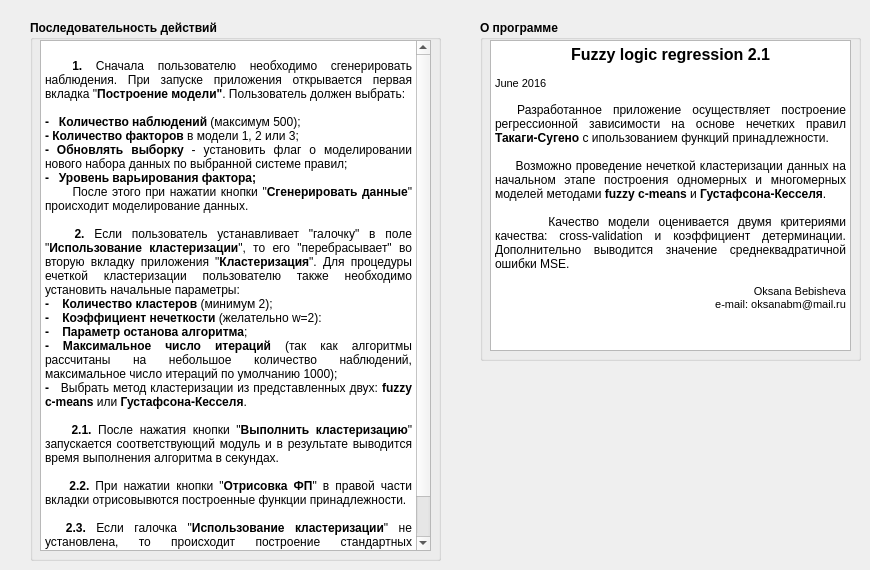
    <widget class="QWidget" name="tab_3">
     <attribute name="title">
      <string>Дополнительная информация</string>
     </attribute>
     <widget class="QGroupBox" name="groupBox_6">
      <property name="geometry">
       <rect>
        <x>30</x>
        <y>20</y>
        <width>411</width>
        <height>541</height>
       </rect>
      </property>
      <property name="font">
       <font>
        <pointsize>9</pointsize>
        <weight>75</weight>
        <bold>true</bold>
       </font>
      </property>
      <property name="title">
       <string>Последовательность действий</string>
      </property>
      <widget class="QTextBrowser" name="textBrowser_2">
       <property name="geometry">
        <rect>
         <x>10</x>
         <y>20</y>
         <width>391</width>
         <height>511</height>
        </rect>
       </property>
       <property name="html">
        <string>&lt;!DOCTYPE HTML PUBLIC &quot;-//W3C//DTD HTML 4.0//EN&quot; &quot;http://www.w3.org/TR/REC-html40/strict.dtd&quot;&gt;
&lt;html&gt;&lt;head&gt;&lt;meta name=&quot;qrichtext&quot; content=&quot;1&quot; /&gt;&lt;style type=&quot;text/css&quot;&gt;
p, li { white-space: pre-wrap; }
&lt;/style&gt;&lt;/head&gt;&lt;body style=&quot; font-family:'MS Shell Dlg 2'; font-size:9pt; font-weight:600; font-style:normal;&quot;&gt;
&lt;p align=&quot;right&quot; style=&quot;-qt-paragraph-type:empty; margin-top:0px; margin-bottom:0px; margin-left:0px; margin-right:0px; -qt-block-indent:0; text-indent:0px;&quot;&gt;&lt;br /&gt;&lt;/p&gt;
&lt;p align=&quot;justify&quot; style=&quot; margin-top:0px; margin-bottom:0px; margin-left:0px; margin-right:0px; -qt-block-indent:0; text-indent:0px;&quot;&gt;  1. &lt;span style=&quot; font-weight:400;&quot;&gt;Сначала пользователю необходимо сгенерировать наблюдения. При запуске приложения открывается первая вкладка &amp;quot;&lt;/span&gt;Построение модели&amp;quot;&lt;span style=&quot; font-weight:400;&quot;&gt;. Пользователь должен выбрать:&lt;/span&gt;&lt;/p&gt;
&lt;p align=&quot;justify&quot; style=&quot;-qt-paragraph-type:empty; margin-top:0px; margin-bottom:0px; margin-left:0px; margin-right:0px; -qt-block-indent:0; text-indent:0px;&quot;&gt;&lt;br /&gt;&lt;/p&gt;
&lt;p align=&quot;justify&quot; style=&quot; margin-top:0px; margin-bottom:0px; margin-left:0px; margin-right:0px; -qt-block-indent:0; text-indent:0px;&quot;&gt;-   Количество наблюдений&lt;span style=&quot; font-weight:400;&quot;&gt; (максимум 500);&lt;/span&gt;&lt;/p&gt;
&lt;p align=&quot;justify&quot; style=&quot; margin-top:0px; margin-bottom:0px; margin-left:0px; margin-right:0px; -qt-block-indent:0; text-indent:0px;&quot;&gt;- Количество факторов&lt;span style=&quot; font-weight:400;&quot;&gt; в модели 1, 2 или 3;&lt;/span&gt;&lt;/p&gt;
&lt;p align=&quot;justify&quot; style=&quot; margin-top:0px; margin-bottom:0px; margin-left:0px; margin-right:0px; -qt-block-indent:0; text-indent:0px;&quot;&gt;- Обновлять выборку &lt;span style=&quot; font-weight:400;&quot;&gt;- установить флаг о моделировании нового набора данных по выбранной системе правил;&lt;/span&gt;&lt;/p&gt;
&lt;p align=&quot;justify&quot; style=&quot; margin-top:0px; margin-bottom:0px; margin-left:0px; margin-right:0px; -qt-block-indent:0; text-indent:0px;&quot;&gt;-   Уровень варьирования фактора;&lt;/p&gt;
&lt;p align=&quot;justify&quot; style=&quot; margin-top:0px; margin-bottom:0px; margin-left:0px; margin-right:0px; -qt-block-indent:0; text-indent:0px;&quot;&gt;      &lt;span style=&quot; font-weight:400;&quot;&gt;После этого при нажатии кнопки &amp;quot;&lt;/span&gt;Сгенерировать данные&lt;span style=&quot; font-weight:400;&quot;&gt;&amp;quot; происходит моделирование данных.&lt;/span&gt;&lt;/p&gt;
&lt;p align=&quot;justify&quot; style=&quot;-qt-paragraph-type:empty; margin-top:0px; margin-bottom:0px; margin-left:0px; margin-right:0px; -qt-block-indent:0; text-indent:0px;&quot;&gt;&lt;br /&gt;&lt;/p&gt;
&lt;p align=&quot;justify&quot; style=&quot; margin-top:0px; margin-bottom:0px; margin-left:0px; margin-right:0px; -qt-block-indent:0; text-indent:0px;&quot;&gt;   2. &lt;span style=&quot; font-weight:400;&quot;&gt;Если пользователь устанавливает &amp;quot;галочку&amp;quot; в поле &amp;quot;&lt;/span&gt;Использование кластеризации&lt;span style=&quot; font-weight:400;&quot;&gt;&amp;quot;, то его &amp;quot;перебрасывает&amp;quot; во вторую вкладку приложения &amp;quot;&lt;/span&gt;Кластеризация&lt;span style=&quot; font-weight:400;&quot;&gt;&amp;quot;. Для процедуры ечеткой кластеризации пользователю также необходимо установить начальные параметры:&lt;/span&gt;&lt;/p&gt;
&lt;p align=&quot;justify&quot; style=&quot; margin-top:0px; margin-bottom:0px; margin-left:0px; margin-right:0px; -qt-block-indent:0; text-indent:0px;&quot;&gt;-    Количество кластеров &lt;span style=&quot; font-weight:400;&quot;&gt;(минимум 2);&lt;/span&gt;&lt;/p&gt;
&lt;p align=&quot;justify&quot; style=&quot; margin-top:0px; margin-bottom:0px; margin-left:0px; margin-right:0px; -qt-block-indent:0; text-indent:0px;&quot;&gt;-    Коэффициент нечеткости&lt;span style=&quot; font-weight:400;&quot;&gt; (желательно w=2):&lt;/span&gt;&lt;/p&gt;
&lt;p align=&quot;justify&quot; style=&quot; margin-top:0px; margin-bottom:0px; margin-left:0px; margin-right:0px; -qt-block-indent:0; text-indent:0px;&quot;&gt;-    Параметр останова алгоритма&lt;span style=&quot; font-weight:400;&quot;&gt;;&lt;/span&gt;&lt;/p&gt;
&lt;p align=&quot;justify&quot; style=&quot; margin-top:0px; margin-bottom:0px; margin-left:0px; margin-right:0px; -qt-block-indent:0; text-indent:0px;&quot;&gt;- Максимальное число итераций &lt;span style=&quot; font-weight:400;&quot;&gt;(так как алгоритмы рассчитаны на небольшое количество наблюдений, максимальное число итераций по умолчанию 1000);&lt;/span&gt;&lt;/p&gt;
&lt;p align=&quot;justify&quot; style=&quot; margin-top:0px; margin-bottom:0px; margin-left:0px; margin-right:0px; -qt-block-indent:0; text-indent:0px;&quot;&gt;-   &lt;span style=&quot; font-weight:400;&quot;&gt;Выбрать метод кластеризации из представленных двух:&lt;/span&gt; fuzzy c-means &lt;span style=&quot; font-weight:400;&quot;&gt;или&lt;/span&gt; Густафсона-Кесселя&lt;span style=&quot; font-weight:400;&quot;&gt;.&lt;/span&gt;&lt;/p&gt;
&lt;p align=&quot;justify&quot; style=&quot;-qt-paragraph-type:empty; margin-top:0px; margin-bottom:0px; margin-left:0px; margin-right:0px; -qt-block-indent:0; text-indent:0px;&quot;&gt;&lt;br /&gt;&lt;/p&gt;
&lt;p align=&quot;justify&quot; style=&quot; margin-top:0px; margin-bottom:0px; margin-left:0px; margin-right:0px; -qt-block-indent:0; text-indent:0px;&quot;&gt;    2.1. &lt;span style=&quot; font-weight:400;&quot;&gt;После нажатия кнопки &amp;quot;&lt;/span&gt;Выполнить кластеризацию&lt;span style=&quot; font-weight:400;&quot;&gt;&amp;quot; запускается соответствующий модуль и в результате выводится время выполнения алгоритма в секундах. &lt;/span&gt;&lt;/p&gt;
&lt;p align=&quot;justify&quot; style=&quot; margin-top:0px; margin-bottom:0px; margin-left:0px; margin-right:0px; -qt-block-indent:0; text-indent:0px;&quot;&gt; &lt;/p&gt;
&lt;p align=&quot;justify&quot; style=&quot; margin-top:0px; margin-bottom:0px; margin-left:0px; margin-right:0px; -qt-block-indent:0; text-indent:0px;&quot;&gt;    2.2. &lt;span style=&quot; font-weight:400;&quot;&gt;При нажатии кнопки &amp;quot;&lt;/span&gt;Отрисовка ФП&lt;span style=&quot; font-weight:400;&quot;&gt;&amp;quot; в правой части вкладки отрисовывются построенные функции принадлежности.&lt;/span&gt;&lt;/p&gt;
&lt;p align=&quot;justify&quot; style=&quot;-qt-paragraph-type:empty; margin-top:0px; margin-bottom:0px; margin-left:0px; margin-right:0px; -qt-block-indent:0; text-indent:0px;&quot;&gt;&lt;br /&gt;&lt;/p&gt;
&lt;p align=&quot;justify&quot; style=&quot; margin-top:0px; margin-bottom:0px; margin-left:0px; margin-right:0px; -qt-block-indent:0; text-indent:0px;&quot;&gt;  2.3. &lt;span style=&quot; font-weight:400;&quot;&gt;Если галочка &amp;quot;&lt;/span&gt;Использование кластеризации&lt;span style=&quot; font-weight:400;&quot;&gt;&amp;quot; не установлена, то происходит построение стандартных треугольных функций принадлежности.&lt;/span&gt;&lt;/p&gt;
&lt;p align=&quot;justify&quot; style=&quot; margin-top:0px; margin-bottom:0px; margin-left:0px; margin-right:0px; -qt-block-indent:0; text-indent:0px;&quot;&gt;    3. &lt;span style=&quot; font-weight:400;&quot;&gt;Третья вкладка &amp;quot;&lt;/span&gt;Дополнительная информация&lt;span style=&quot; font-weight:400;&quot;&gt;&amp;quot; у Вас открыта сейчас =).&lt;/span&gt;&lt;/p&gt;&lt;/body&gt;&lt;/html&gt;</string>
       </property>
      </widget>
     </widget>
     <widget class="QGroupBox" name="groupBox_7">
      <property name="geometry">
       <rect>
        <x>480</x>
        <y>20</y>
        <width>381</width>
        <height>341</height>
       </rect>
      </property>
      <property name="font">
       <font>
        <pointsize>9</pointsize>
        <weight>75</weight>
        <italic>false</italic>
        <bold>true</bold>
       </font>
      </property>
      <property name="title">
       <string>О программе</string>
      </property>
      <widget class="QTextBrowser" name="textBrowser">
       <property name="geometry">
        <rect>
         <x>10</x>
         <y>20</y>
         <width>361</width>
         <height>311</height>
        </rect>
       </property>
       <property name="html">
        <string>&lt;!DOCTYPE HTML PUBLIC &quot;-//W3C//DTD HTML 4.0//EN&quot; &quot;http://www.w3.org/TR/REC-html40/strict.dtd&quot;&gt;
&lt;html&gt;&lt;head&gt;&lt;meta name=&quot;qrichtext&quot; content=&quot;1&quot; /&gt;&lt;style type=&quot;text/css&quot;&gt;
p, li { white-space: pre-wrap; }
&lt;/style&gt;&lt;/head&gt;&lt;body style=&quot; font-family:'MS Shell Dlg 2'; font-size:9pt; font-weight:600; font-style:normal;&quot;&gt;
&lt;p align=&quot;center&quot; style=&quot; margin-top:0px; margin-bottom:0px; margin-left:0px; margin-right:0px; -qt-block-indent:0; text-indent:0px;&quot;&gt;&lt;span style=&quot; font-size:12pt;&quot;&gt;Fuzzy logic regression 2.1&lt;/span&gt;&lt;/p&gt;
&lt;p align=&quot;justify&quot; style=&quot;-qt-paragraph-type:empty; margin-top:0px; margin-bottom:0px; margin-left:0px; margin-right:0px; -qt-block-indent:0; text-indent:0px; font-size:8.25pt; font-weight:400;&quot;&gt;&lt;br /&gt;&lt;/p&gt;
&lt;p align=&quot;justify&quot; style=&quot; margin-top:0px; margin-bottom:0px; margin-left:0px; margin-right:0px; -qt-block-indent:0; text-indent:0px;&quot;&gt;&lt;span style=&quot; font-size:8.25pt; font-weight:400;&quot;&gt;June 2016&lt;/span&gt;&lt;/p&gt;
&lt;p align=&quot;justify&quot; style=&quot;-qt-paragraph-type:empty; margin-top:0px; margin-bottom:0px; margin-left:0px; margin-right:0px; -qt-block-indent:0; text-indent:0px; font-size:8.25pt; font-weight:400;&quot;&gt;&lt;br /&gt;&lt;/p&gt;
&lt;p align=&quot;justify&quot; style=&quot; margin-top:0px; margin-bottom:0px; margin-left:0px; margin-right:0px; -qt-block-indent:0; text-indent:0px;&quot;&gt;&lt;span style=&quot; font-weight:400;&quot;&gt;  Разработанное приложение осуществляет построение регрессионной зависимости на основе нечетких правил &lt;/span&gt;Такаги-Сугено&lt;span style=&quot; font-weight:400;&quot;&gt; с ипользованием функций принадлежности. &lt;/span&gt;&lt;/p&gt;
&lt;p align=&quot;justify&quot; style=&quot;-qt-paragraph-type:empty; margin-top:0px; margin-bottom:0px; margin-left:0px; margin-right:0px; -qt-block-indent:0; text-indent:0px; font-weight:400;&quot;&gt;&lt;br /&gt;&lt;/p&gt;
&lt;p align=&quot;justify&quot; style=&quot; margin-top:0px; margin-bottom:0px; margin-left:0px; margin-right:0px; -qt-block-indent:0; text-indent:0px;&quot;&gt;&lt;span style=&quot; font-weight:400;&quot;&gt;     Возможно проведение нечеткой кластеризации данных на начальном этапе построения одномерных и многомерных моделей методами &lt;/span&gt;fuzzy c-means&lt;span style=&quot; font-weight:400;&quot;&gt; и &lt;/span&gt;Густафсона-Кесселя&lt;span style=&quot; font-weight:400;&quot;&gt;. &lt;/span&gt;&lt;/p&gt;
&lt;p align=&quot;justify&quot; style=&quot;-qt-paragraph-type:empty; margin-top:0px; margin-bottom:0px; margin-left:0px; margin-right:0px; -qt-block-indent:0; text-indent:0px; font-weight:400;&quot;&gt;&lt;br /&gt;&lt;/p&gt;
&lt;p align=&quot;justify&quot; style=&quot; margin-top:0px; margin-bottom:0px; margin-left:0px; margin-right:0px; -qt-block-indent:0; text-indent:0px;&quot;&gt;&lt;span style=&quot; font-weight:400;&quot;&gt;      Качество модели оценивается двумя критериями качества: cross-validation и коэффициент детерминации. Дополнительно выводится значение среднеквадратичной ошибки MSE.&lt;/span&gt;&lt;/p&gt;
&lt;p align=&quot;right&quot; style=&quot;-qt-paragraph-type:empty; margin-top:0px; margin-bottom:0px; margin-left:0px; margin-right:0px; -qt-block-indent:0; text-indent:0px; font-weight:400;&quot;&gt;&lt;br /&gt;&lt;/p&gt;
&lt;p align=&quot;right&quot; style=&quot; margin-top:0px; margin-bottom:0px; margin-left:0px; margin-right:0px; -qt-block-indent:0; text-indent:0px;&quot;&gt;&lt;span style=&quot; font-size:8pt; font-weight:400;&quot;&gt;Oksana Bebisheva&lt;/span&gt;&lt;/p&gt;
&lt;p align=&quot;right&quot; style=&quot; margin-top:0px; margin-bottom:0px; margin-left:0px; margin-right:0px; -qt-block-indent:0; text-indent:0px;&quot;&gt;&lt;span style=&quot; font-size:8pt; font-weight:400;&quot;&gt;e-mail: oksanabm@mail.ru&lt;/span&gt;&lt;/p&gt;&lt;/body&gt;&lt;/html&gt;</string>
       </property>
      </widget>
     </widget>
    </widget>
